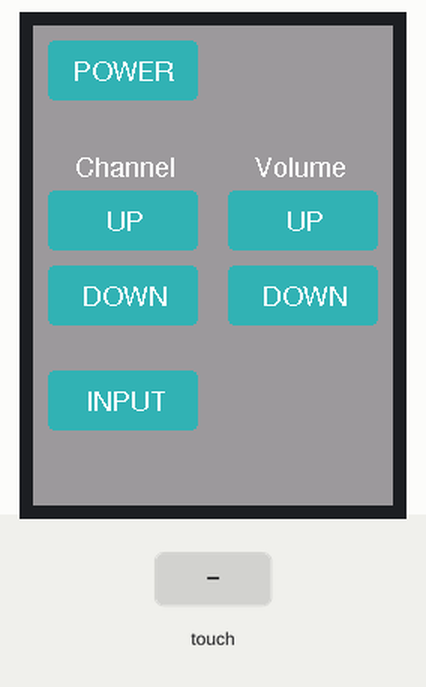
This sketch was run on a simulated Arduino Uno, built with avr-gcc and run on an emulated ATmega328P. Shown: 240×320 colour display. The test bench sets the inputs (shaded band). What the sketch prints to the serial monitor is not drawn.

Above: at 1.4 s.
1.5 s: touch panel pressed at 13 % / 10 % of its raw x / y range
At 1.58 s:
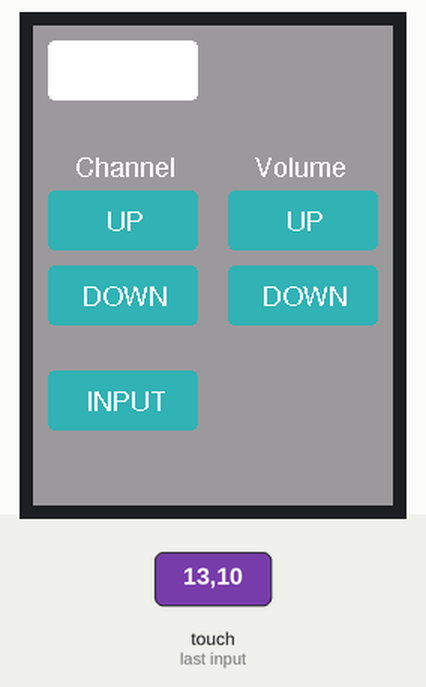
3.1 s: touch panel pressed at 13 % / 50 % of its raw x / y range
At 3.18 s:
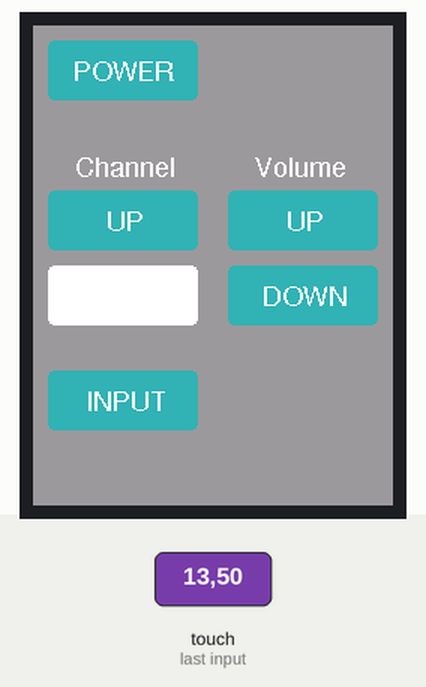
Timing chart, 0 to 6.1 s (numbered marks = the images above; inputs shaded):
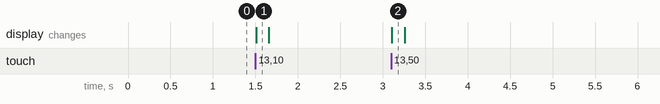

Measured:
- after the input at 1.5 s, the display: changes at once (image 1)
- after the input at 3.1 s, the display: changes at once (image 2)

The sketch:

Arduino-Remote-Control.ino
```cpp
// Include the library files for the touchscreen
#include <Adafruit_ILI9341.h>
#include <SPI.h>
#include <Wire.h>
#include <Adafruit_FT6206.h>

// Include the file for the RemoteControl
#include "RemoteControl.h"


// This RemoteControl object that will control the user interface and
// send the signals to the TV
RemoteControl r;


// Run setup to draw the buttons
void setup()
{
  Serial.begin(9600);
  r.draw();
}


// Loop repeatedly to receive button inputs and perform actions
void loop()
{
  // Have the RemoteControl listen for touches on the screen
  // Loop will also send the signals when the appropriate buttons are pushed (not implemented yet).
  r.loop();
}
```

Action.cpp
```cpp
/*******************************************************************************
 * File: Action.cpp
 * Author: Scott Polansky
 * Description: This class performs a specific remote control action, e.g. turn
 *              on/off a TV, change the channel, etc.
 ******************************************************************************/


#include "Action.h"

/*******************************************************************************
 * Function: Action
 * Return Value: n/a
 * Description: Default constructor
  ******************************************************************************/
Action::Action()
{
  hexCode = nullptr;
  return;
}

Action::~Action()
{
  // Free the memory allocated to hexCode
  delete [] hexCode;
  return;
}
/*******************************************************************************
 * Function: setSequence
 * Return Value: n/a
 * Description: Sets the sequence of IR pulses that the LED should perform. The
 *              sequence is an array of 8-bit instructions. Each 1-bit
 *              represents an IR pulse and 0-bit represents no IR pulse. Each
 *              bit is separated by a short pause represented by PAUSE_LENGTH
 *              microseconds. Each bit has a duration of PULSE_LENGTH
 *              microseconds.
  ******************************************************************************/
void Action::setSequence(uint8_t *sequence, int bytes)
{
  // Allocate the memory for hexCode
  hexCode = new uint8_t[bytes];

  // Now fill the array
  for (int i = 0; i < bytes; i++)
  {
    hexCode[i] = sequence[i];
  }

  sequenceBytes = bytes;

  return;
}


/*******************************************************************************
 * Function: performAction
 * Return Value: n/a
 * Description: Performs the action by running through the sequence. The IR LED
 *              is should be hooked up to the pin number defined by the const
 *              LED_PIN.
  ******************************************************************************/
void Action::performAction()
{
  // First check that we've set a sequence
  if (hexCode == nullptr)
  {
    // Looks like there's nothing to do
    return;
  }

  /*****************************************************************************
  *  Perform the intro sequence -- this section should be improved to be more
  *  flexible. Will need to see how the intro sequences differ by electronic
  *  manufacturer/device
  *****************************************************************************/
  digitalWrite(LED_PIN, LOW);     // Make sure the LED is off to start
  pulseIR(INTRO_1);
  delayMicroseconds(INTRO_2);
  pulseIR(PULSE_LENGTH);


  // Send the main signal
  for (int i = 0; i < sequenceBytes; i++)
  {
    // Pulse the LED if a 1 otherwise leave it off for a 0
    if (((hexCode[i] >> i) & 1) == 1)
    {
      pulseIR(PULSE_LENGTH);
    }

    // Pause in between the bits
    delayMicroseconds(PAUSE_LENGTH);
  }

  /*****************************************************************************
  *  Perform the ending sequence -- this section should also be improved to be
  *  more flexible.
  *****************************************************************************/
  delayMicroseconds(ENDING_1 - PAUSE_LENGTH);
  pulseIR(ENDING_2);
  delayMicroseconds(ENDING_3);
  pulseIR(ENDING_4);

  return;
}


/*******************************************************************************
 * Function: pulseIR
 * Return Value: n/a
 * Description: Pulses the IR LED at 38kHz. The LED should be connected to the
 *              pin number defined by the constant LED pin. The pulse will last
 *              for the specified number of microseconds.
 *
 *              I got this code from someone else online...I can't remember
 *              the source.
  ******************************************************************************/
 void Action::pulseIR(long microsecs)
 {
  // This procedure sends a 38KHz pulse to the LED_PIN
 // for a certain # of microseconds.

  // The length of the pulse, from beginning to end, in microseconds
  int pulseLength = 1 / FREQUENCY * 1000;
  int pauseLength = pulseLength / 2 - SWITCH_DURATION;


  cli();  // this turns off any background interrupts

  while (microsecs > 0)
  {
    digitalWrite(LED_PIN, HIGH);
    delayMicroseconds(pauseLength);
    digitalWrite(LED_PIN, LOW);
    delayMicroseconds(pauseLength);

    // so 26 microseconds altogether
    microsecs -= PULSE_LENGTH;
  }

   sei();  // this turns them back on
 }
```

Action.h
```cpp
/*******************************************************************************
 * File: Action.h
 * Author: Scott Polansky
 * Description: This class performs a specific remote control action, e.g. turn
 *              on/off a TV, change the channel, etc.
 ******************************************************************************/


#ifndef ACTION_H
#define ACTION_H

#include "Arduino.h"

#define INTRO_1 9440        // IR LED should be on for this many microseconds in the intro section
#define INTRO_2 4660        // IR LED should be off for this many microseconds in the intro section
#define ENDING_1 41200      // IR exit sequence
#define ENDING_2 9420       // IR exit sequence
#define ENDING_3 2100       // IR exit sequence
#define ENDING_4 760        // IR exit sequence
#define PULSE_LENGTH 760    // Each bit in the signal is represented by either being on or off for this many usec
#define PAUSE_LENGTH 380    // Each bit is separated by this many usec
#define SWITCH_DURATION 3   // It takes 3 microseconds to switch on/off the LED
#define LED_PIN 3           // The pin that the IR LED is hooked up to
#define FREQUENCY 38        // The frequency of the IR pulse in kHz

class Action
{
private:
  uint8_t *hexCode;
  void pulseIR(long microsecs);
  int sequenceBytes; // The size of hexCode in bytes -- basically the length of the IR sequence

public:
  Action();
  ~Action();
  void setSequence(uint8_t *sequence, int bytes);
  void performAction();

};


#endif
```

Button.cpp
```cpp
/*******************************************************************************
 * File: Button.cpp
 * Author: Scott Polansky
 * Description: The Button class represents a button on the touchscreen. It
 *              displays the button and performes the appropriate action when
 *              pressed.
 ******************************************************************************/


#include "Button.h"


/*******************************************************************************
 * Function: Button
 * Return Value: n/a
 * Description: Default constructor. Shouldn't be used because the button won't
 *              do anything or be able to be displayed.
  ******************************************************************************/
Button::Button()
{
	x_coord = 0;
	y_coord = 0;
	height = 0;
	width = 0;

	tft = nullptr;
	return;
}


/*******************************************************************************
 * Function: Button
 * Return Value: n/a
 * Description: Constructor that specifies the required information
 *              needed for displaying and operating a button
 *
 * Notes: Buttons do not do anything yet. That code will be added later
  ******************************************************************************/
Button::Button(int x, int y, int height, int width, String label, uint16_t inactiveColor, uint16_t activeColor, Adafruit_ILI9341* tft)
{
  // Set the attributes of the button
	this->x_coord = x;
	this->y_coord = y;
	this->height = height;
	this->width = width;
  this->label = label;

  // Set the colors
  this->activeColor = activeColor;
  this->inactiveColor = inactiveColor;

  currentColor = inactiveColor;

	// Setup the TFT and touchscreen
	this->tft = tft;

	return;
}


/*******************************************************************************
 * Function: ~Button
 * Return Value: n/a
 * Description: Destructor. Nothing much to do here
  ******************************************************************************/
Button::~Button()
{
  return;
}


/*******************************************************************************
 * Function: drawButton
 * Return Value: n/a
 * Description: Draws the button on the screen
  ******************************************************************************/
void Button::drawButton()
{
	tft->fillRoundRect(x_coord, y_coord, width, height, 4, currentColor);

  // Determine the size of the label so that it can be center in the button
  int16_t x1, y1;
  uint16_t h, w;
  tft->getTextBounds(label.c_str(), 0, 0, &x1, &y1, &w, &h);

  // Figure out where it should go
  int xCoordText = (x_coord + width / 2) - w / 2;
  int yCoordText = (y_coord + height / 2) + h / 2;
  tft->setCursor(xCoordText, yCoordText);
  tft->println(label);
	return;
}


/*******************************************************************************
 * Function: inButton
 * Return Value: TRUE if (x,y) is within the boundaries of the button,
 *               FALSE otherwise
 * Description:  Used for determining whether a the spot touched on the
 *               touchscreen is on the button
  ******************************************************************************/
bool Button::inButton(int x, int y)
{
  if ((x >= x_coord)
      && (x <= x_coord + width)
      && (y >= y_coord)
      && (y <= y_coord + height))
  {
    return true;
  }
  else
  {
    return false;
  }
}

/*******************************************************************************
 * Function: flipColor
 * Return Value: n/a
 * Description: Flips the displayed color of the button from inactive --> active
 *              or vice versa
  ******************************************************************************/
void Button::flipColor()
{
  if (currentColor == inactiveColor)
  {
    currentColor = activeColor;
  }
  else
  {
    currentColor = inactiveColor;
  }

  drawButton();

  return;
}


/*******************************************************************************
 * Function: setActionSequence
 * Return Value: n/a
 * Description: Sets the sequence of pulses for the action.
 *
 * Parameters:  sequence - an array of 8-bit numbers (or 2- digit hexadecimals)
 *                         that represent the IR pulses for command
 *              bytes -    the number of bytes in the sequence, i.e. the number
 *                         of elements in the array
  ******************************************************************************/
void Button::setActionSequence(uint8_t *sequence, int bytes)
{
  buttonAct.setSequence(sequence, bytes);
}
```

Button.h
```cpp
/*******************************************************************************
 * File: Button.h
 * Author: Scott Polansky
 * Description: The Button class represents a button on the touchscreen. It
 *              displays the button and performes the appropriate action when
 *              pressed.
 ******************************************************************************/

#ifndef BUTTON_H
#define BUTTON_H

#include <Adafruit_ILI9341.h>
#include "Arduino.h"
#include "Action.h"

#define IR_TRANSMIT_PIN 3   // The pin that the transimtting LED is on
#define PULSE_LENGTH 550
#define DELAY_LENGTH 600

class Button
{
private:
	int x_coord;
	int y_coord;
	int height;
	int width;
  String label;
  uint16_t inactiveColor;
  uint16_t activeColor;
  uint16_t currentColor;
  Action buttonAct;

	Adafruit_ILI9341* tft; // The screen that the button is on

public:
	Button();
	Button(int x, int y, int height, int width, String label, uint16_t inactiveColor, uint16_t activeColor, Adafruit_ILI9341* tft);
	~Button();
  void drawButton();
	void flipColor();
  bool inButton(int x, int y);
  void setActionSequence(uint8_t *sequence, int bytes); // Sounds exciting!!!

};

#endif
```

RemoteControl.h
```cpp
/*******************************************************************************
 * File: RemoteControl.h
 * Author: Scott Polansky
 * Description: The RemoteControl class represents a touchscreen remote control.
 *              It displays a user interface and handles the interaction with
 *              the user
 ******************************************************************************/

#ifndef REMOTE_CONTROL_H
#define REMOTE_CONTROL_H

#include <Adafruit_ILI9341.h>
#include <SPI.h>
#include <Wire.h>
#include <Adafruit_FT6206.h>
#include <Fonts/FreeSans9pt7b.h>
#include "Button.h"

// The TFT screen definitions
#define TFT_CS 10       // Pin for the TFT display
#define TFT_DC 9        // Pin for the TFT display
#define TS_MAX_X 240    // Max x-coordinate on the display
#define TS_MAX_Y 320    // Max y-coordinate on the display


// Button sizes
#define BUTTON_WIDTH 100    // Width of buttons
#define BUTTON_HEIGHT 40    // Height of buttons

// Button locations
#define POWER_X 10
#define POWER_Y 10
#define CHANNEL_UP_X 10
#define CHANNEL_UP_Y 110
#define CHANNEL_DOWN_X 10
#define CHANNEL_DOWN_Y 160
#define VOLUME_UP_X 130
#define VOLUME_UP_Y 110
#define VOLUME_DOWN_X 130
#define VOLUME_DOWN_Y 160
#define INPUT_X 10
#define INPUT_Y 230

// Button colors (represented in binary--see rgbColor struct definition for explanation)
#define DEFAULT_INACTIVE_RED 0b00110
#define DEFAULT_INACTIVE_GREEN 0b101100
#define DEFAULT_INACTIVE_BLUE 0b10110

#define DEFAULT_ACTIVE_RED 0b11111
#define DEFAULT_ACTIVE_GREEN 0b111111
#define DEFAULT_ACTIVE_BLUE 0b11111

#define BACKGROUND_COLOR_RED 0b10011
#define BACKGROUND_COLOR_GREEN 0b100110
#define BACKGROUND_COLOR_BLUE 0b010011

#define BUTTON_DELAY 100

struct rgbColor
{
  // Colors on the screen are 16-bit
  /* MSB (5 bits of RED) (6 bits of GREEN) (5 bits of BLUE) LSB */
  int red;
  int green;
  int blue;

  int convertColor()
  {
    return blue + green * pow(2, 5) + red * pow(2, 11);
  }
};

class RemoteControl
{
private:
  Adafruit_ILI9341 tft;     // The TFT display
  Adafruit_FT6206 ts;       // The touchscreen
  Button power;
  Button volumeUp;
  Button volumeDown;
  Button channelUp;
  Button channelDown;
  Button input;
  rgbColor inactiveColor;   // The color of the buttons when they aren't being pressed
  rgbColor activeColor;     // The color of the buttons whey they are being pressed
  rgbColor background;
  bool wasTouched;          // Indicator for whether the screen had been touched
  Button* lastButton;       // Keeps track of the last button pushed

public:
  RemoteControl();
  void draw();
  void loop();

};


#endif
```

Source omitted: RemoteControl.cpp (6154 bytes)
